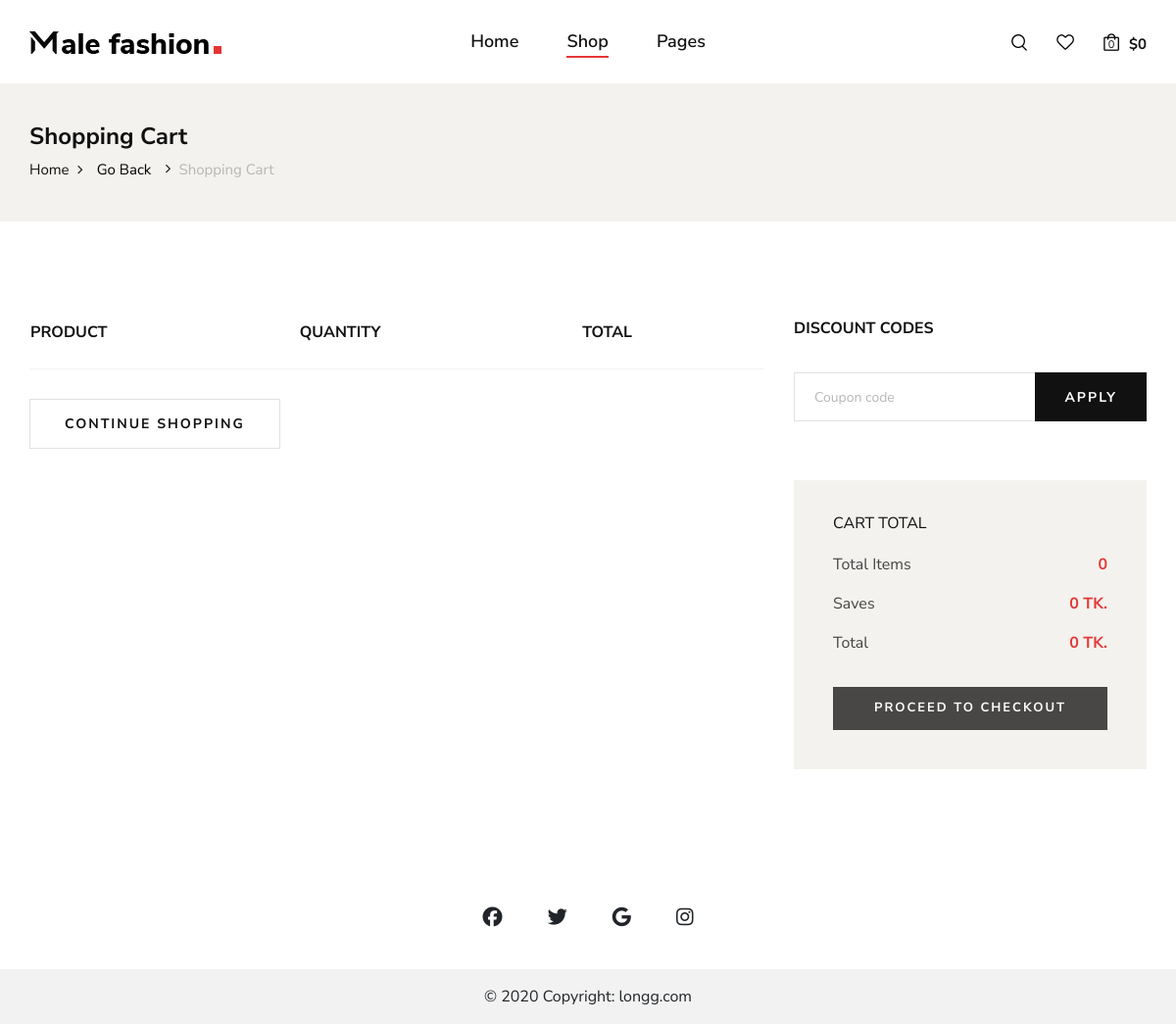
The app's page /cart/ (signed in), older data.
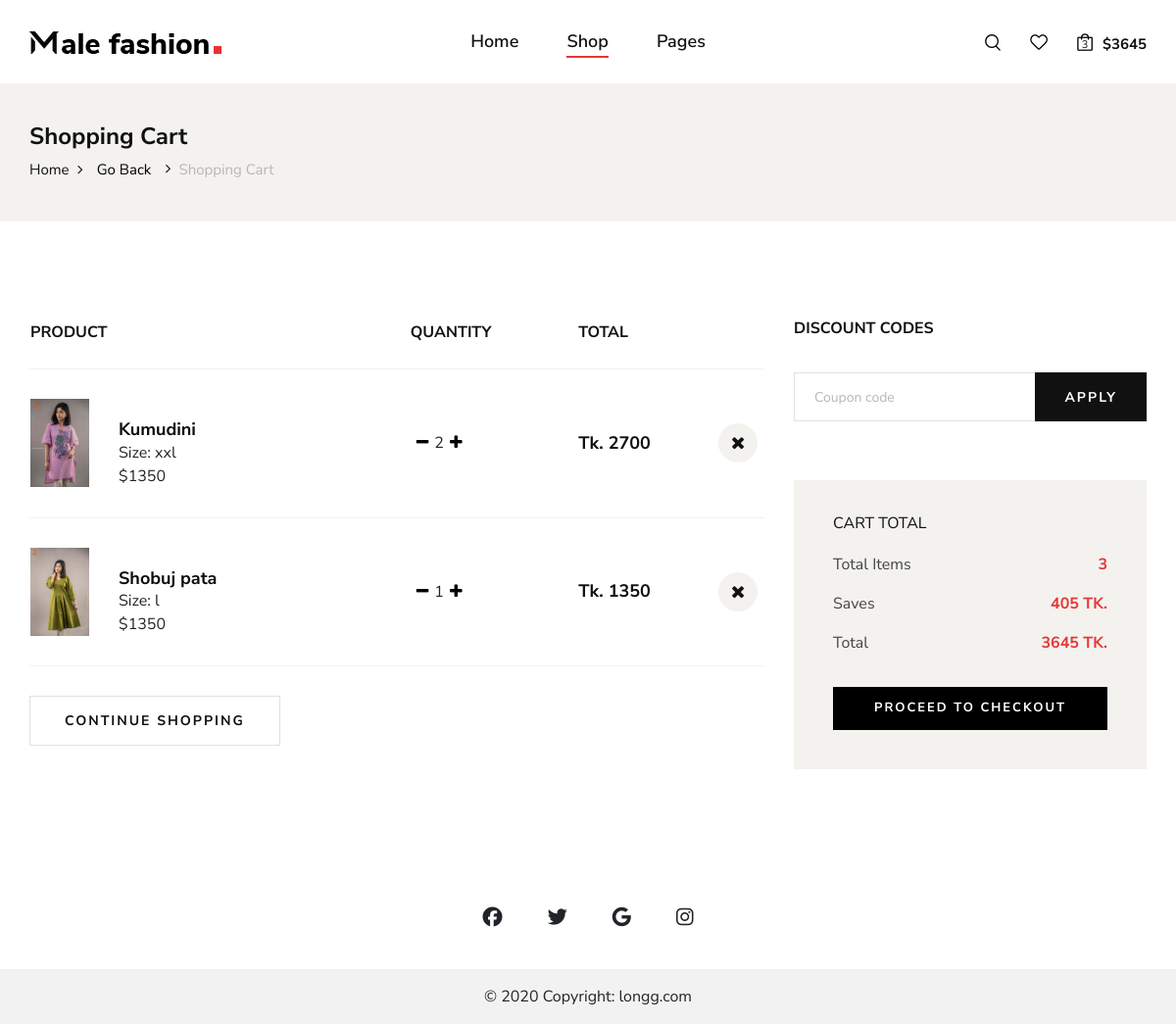
The same page, newer data.
### shop/models.py (models this page shows, shortened)
class Order(models.Model):
    STATUS_CHOICES = [
        ('not_confirm','not_confirm'),
        ('Pending', 'Pending'),
        ('Processing', 'Processing'),
        ('Shipped', 'Shipped'),
        ('Delivered', 'Delivered'),
        ('Cancelled', 'Cancelled'),
    ]
    user=models.ForeignKey(UserProfile,on_delete=models.SET_NULL,null=True)
    status = models.CharField(max_length=20, choices=STATUS_CHOICES, default='Pending')
    items = models.ManyToManyField('Product', through='OrderItem')
    created_at=models.DateTimeField(default=now,blank=True)
    complete=models.BooleanField(default=False,blank=True)
    order_id=models.CharField(max_length=20,null=True,blank=True)
    coupon=models.BooleanField(default=False,null=True,blank=True)
    coupon_percentange=models.PositiveIntegerField(default=0,null=True,blank=True)
    cancel_reason=models.TextField(null=True,blank=True)
    @property
    def get_total(self):
        order_items = OrderItem.objects.filter(order=self)
        total = sum(item.item_total for item in order_items)
        if self.coupon:
            total-=total*(self.coupon_percentange/100)
        return int(total)
    @property
    def total(self):
        order_items = OrderItem.objects.filter(order=self)
        total = sum(item.item_total for item in order_items)
        return int(total)
    @property
    def total_items(self):
        order_items = OrderItem.objects.filter(order=self)
        total = sum(item.quantity for item in order_items)
        return total

class OrderItem(models.Model):
    product=models.ForeignKey(Product,on_delete=models.CASCADE,null=True)
    quantity=models.IntegerField(default=0)
    order = models.ForeignKey(Order, related_name='order_items',null=True, on_delete=models.CASCADE)
    size=models.CharField(max_length=10,blank=True,null=True)
    @property
    def item_total(self):
        total=self.product.price*self.quantity
        return total

class Product(models.Model):
    name=models.CharField(max_length=100)
    product_code=models.CharField(max_length=100,null=True,blank=True)
    description=models.TextField(null=True,blank=True)
    price = models.IntegerField(default=0)
    productCategory = models.ManyToManyField(ProductCategory)
    image=models.ImageField(upload_to='product-image/',blank=True,null=True)
    image2=models.ImageField(upload_to='product-image/',blank=True,null=True)
    image3=models.ImageField(upload_to='product-image/',blank=True,null=True)
    image4=models.ImageField(upload_to='product-image/',blank=True,null=True)
    arrive_at=models.DateTimeField(default=now,blank=True)
    new_arrival=models.BooleanField(default=False,blank=True)
    tags = TaggableManager()
    in_stock=models.BooleanField(default=True,blank=True)
    @property
    def imageURL(self):
        try:
            url=self.image.url
        except:
            url=''
        return url

### shop/views.py (the view, shortened to what this page needs)
# urls.py: path('cart/',cart, name="cart"),
def cart(request):
    userProfile=get_user(request)
    print(userProfile)
    order,c=Order.objects.get_or_create(user=userProfile,complete=False)
    items=OrderItem.objects.filter(order=order)
    total=items.count()
    coupons=Cuppon.objects.all()
    saves=order.total - order.get_total
    context={
        'total':total,
        'items':items,
        'order':order,
        'userProfile':userProfile,
        'saves':saves
    }
    return render(request,'shop/shopping-cart.html',context)

### shop/models.py (called while the page is built)
    def __str__(self):
        return str(self.user)

### shop/views.py (called while the page is built)
def get_user(request):
    user =None
    if request.user.is_authenticated:
        user=request.user
    else:
        u=create_anonymous_user(request)
        user,c=User.objects.get_or_create(username=u)
    try:
        userprofile, created = UserProfile.objects.get_or_create(user=user)
    except Exception as e:
        print(f"An error occurred: {str(e)}")
    return userprofile

### shop/templates/shop/shopping-cart.html (shortened to what the changed rows need)
<!DOCTYPE html>
{% load static %}
<html lang="zxx">
<head>
    <link rel="stylesheet" href="https://cdnjs.cloudflare.com/ajax/libs/font-awesome/6.5.1/css/all.min.css" />
    <link rel="stylesheet" href="{% static 'shop/css/bootstrap.min.css' %}" type="text/css">
    <link rel="stylesheet" href="{% static 'shop/css/font-awesome.min.css' %}" type="text/css">
    <link rel="stylesheet" href="{% static 'shop/css/elegant-icons.css' %}" type="text/css">
    <link rel="stylesheet" href="{% static 'shop/css/magnific-popup.css' %}" type="text/css">
    <link rel="stylesheet" href="{% static 'shop/css/nice-select.css' %}" type="text/css">
    <link rel="stylesheet" href="{% static 'shop/css/owl.carousel.min.css' %}" type="text/css">
    <link rel="stylesheet" href="{% static 'shop/css/slicknav.min.css' %}" type="text/css">
    <link rel="stylesheet" href="{% static 'shop/css/style.css' %}" type="text/css">
</head>
<body>
    <header class="header">
        <div class="container">
            <div class="row">
                <div class="col-lg-3 col-md-3">
                    <div class="header__nav__option">
                        <a href="#" class="search-switch"><img src="img/icon/search.png" alt=""></a>
                        <a href="#"><img src="img/icon/heart.png" alt=""></a>
                        <a href="{% url 'cart' %}"><img src="{% static 'shop/img/icon/cart.png' %}" alt=""> <span>{{order.total_items}}</span></a>
                        <div class="price">${{order.get_total}}</div>
                    </div>
                </div>
            </div>
        </div>
    </header>
    <section class="shopping-cart spad">
        <div class="container">
            <div class="row">
                <div class="col-lg-8">
                    <div class="shopping__cart__table">
                        <table>
                            <thead>
                                <tr>
                                    <th>Product</th>
                                    <th>Quantity</th>
                                    <th>Total</th>
                                    <th></th>
                                </tr>
                            </thead>
                            <tbody>
                            {% for item in items %}
                                <tr>
                                    <td class="product__cart__item">
                                        <div class="product__cart__item__pic">
                                            <img src="{{item.product.imageURL}}" height="90" width="auto" alt="">
                                        </div>
                                        <div class="product__cart__item__text">
                                            <h5>{{item.product.name}}</h5>
                                            <span>Size: {{item.size}}</span>
<br>
                                            <span>${{item.product.price}}</span>
                                        </div>
                                    </td>
                                    <td class="quantity__item">
                                        <div class="quantity">
                                            <form method="post" action="{% url 'update_item' %}">
                                            <button type="submit" class="btn-number"  style="border: none;background: none;" >
                                            <i class="fa fa-minus"></i>
                                            </button>
                                            </form>
                                            <span>{{item.quantity}}</span>
                                            <form method="post" action="{% url 'update_item' %}">
                                            <button type="submit" class="btn-number"  style="border: none;background: none;">
                                            <i class="fa fa-plus"></i>
                                            </button>
                                            </form>
                                        </div>
                                    </td>
                                    <td class="cart__price">Tk. {{item.item_total}}</td>
                                    <td class="cart__close">
                                        <form method="post" action="{% url 'update_item' %}">
                                        <button type="submit" class="btn-number"  style="border: none;background: none;">
                                        <i class="fa fa-close"></i>
                                        </button>
                                        </form>
                                    </td>
                                </tr>
                            {% endfor %}
                            </tbody>
                        </table>
                    </div>
                </div>
                <div class="col-lg-4">
                    <div class="cart__total">
                        <h6>Cart total</h6>
                        <ul>
                            <li>Total Items <span>{{order.total_items}}</span></li>
                            <li>Saves <span>{{saves}} TK.</span></li>
                            <li>Total <span>{{order.get_total}} TK. </span></li>
                        </ul>
                        {% if order.total_items %}
                        <a href="{% url 'checkout' %}" class="primary-btn" >Proceed to checkout</a>
                        {% else %}
                        <a href="#" class="primary-btn" style="opacity: .7; cursor:none">Proceed to checkout</a>
                        {% endif %}
                    </div>
                </div>
            </div>
        </div>
    </section>
</body>
</html>

Row changes from the older to the newer data that the page shows:
no longer on this page (row edited): Order: total_items "0", get_total "0"
added Order: total_items "3", get_total "3645"
added OrderItem: product.imageURL (picture), product.name "Kumudini", size "xxl", product.price "1350", quantity "2", item_total "2700"
added OrderItem: product.imageURL (picture), product.name "Shobuj pata", size "l", product.price "1350", quantity "1", item_total "1350"
Text that changed along with them:
{{ saves }}: "0" → "405"
